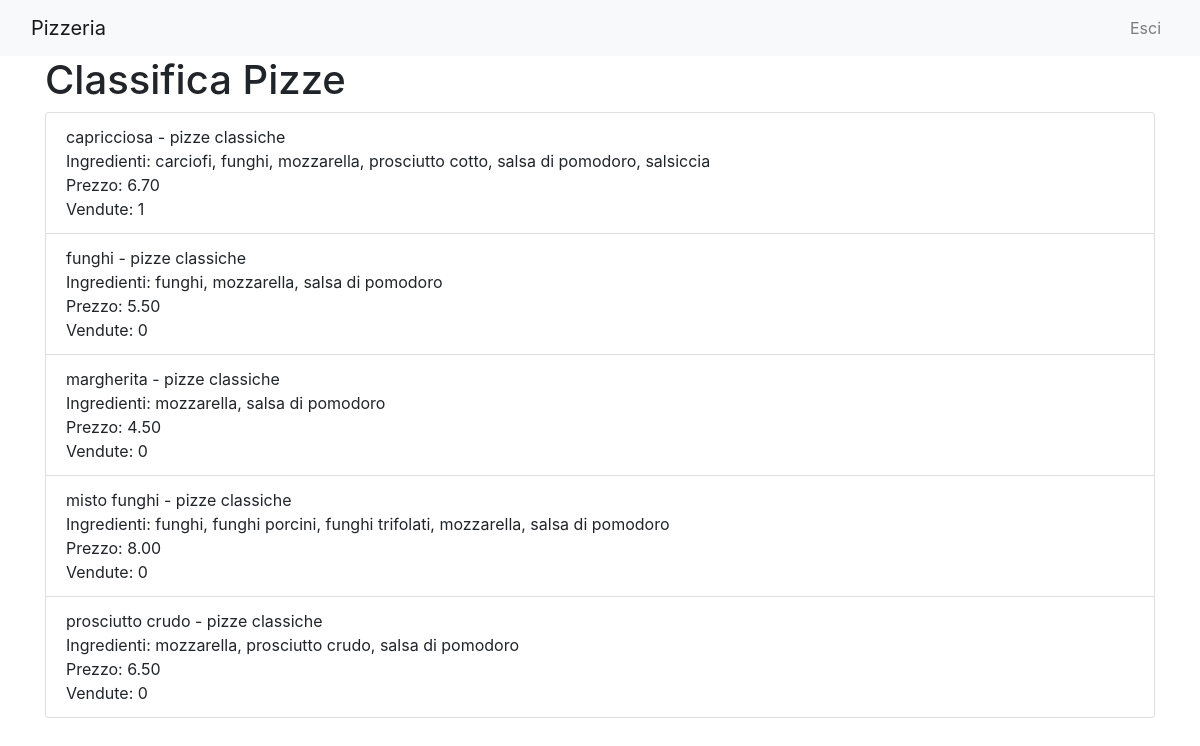
The app's page /Pizzeria/classifiche_pizze.php, older data.
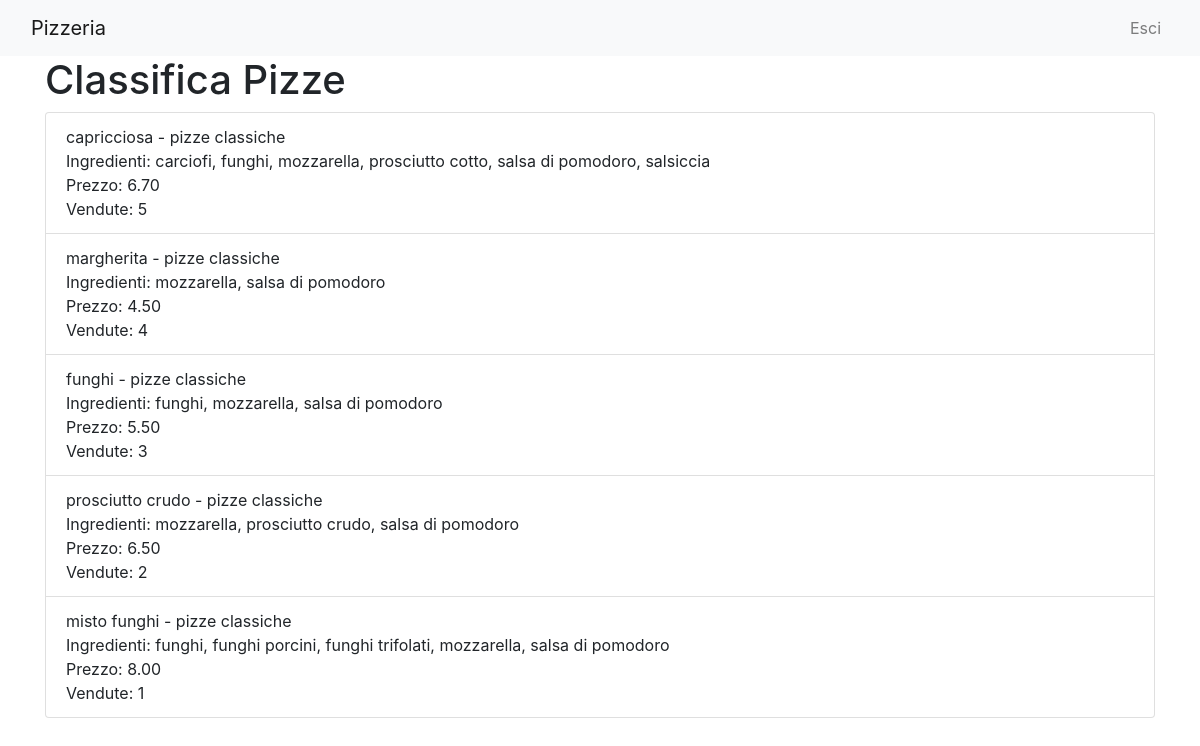
The same page, newer data.
### tables this page shows
CREATE TABLE `pizze` (
  `nome` varchar(45) NOT NULL,
  `prezzo` decimal(4,2) NOT NULL,
  `nomeTipo` varchar(45) NOT NULL,
  `vendute` int(10) UNSIGNED NOT NULL DEFAULT 0
);

### Pizzeria/classifiche_pizze.php (the view, shortened to what this page needs)
<?php
include_once "html_snippets/navbar.php";
$document_root = $_SERVER['DOCUMENT_ROOT'];
$setup = json_decode(file_get_contents($document_root . '/setup.json'), true);
$servername = 'localhost';
$username = $setup['dbUserName'];
$password = $setup['dbPassword'];
$dbname = $setup['dbName'];
$conn = new mysqli($servername, $username, $password, $dbname);
$sql = "SELECT p.nome, p.prezzo, p.nomeTipo, GROUP_CONCAT(i.nome SEPARATOR ', ') AS ingredienti, p.vendute
        FROM pizze p
        INNER JOIN composizione c ON p.nome = c.nomePizza
        INNER JOIN ingredienti i ON c.nomeIngrediente = i.nome
        GROUP BY p.nome
        ORDER BY p.vendute DESC";
$result = $conn->query($sql);
?>
<!DOCTYPE html>
<html lang="en">
<head>
    <link href="https://stackpath.bootstrapcdn.com/bootstrap/4.5.2/css/bootstrap.min.css" rel="stylesheet">
</head>
<body>
    <div class="container">
        <h1>Classifica Pizze</h1>
        <ul class="list-group">
            <?php
            if ($result->num_rows > 0) {
                while($row = $result->fetch_assoc()) {
                    echo '<li class="list-group-item">';
                    echo $row['nome'] . ' - ' . $row['nomeTipo'];
                    echo '<br>Ingredienti: ' . $row['ingredienti'];
                    echo '<br>Prezzo: ' . $row['prezzo'];
                    echo '<br>Vendute: ' . $row['vendute'];
                    echo '</li>';
                }
            } else {
                echo "Non ci sono pizze";
            }
            ?>
        </ul>
    </div>
</body>
</html>

Row changes from the older to the newer data that the page shows:
changed pizze "capricciosa": vendute "1" → "5"
changed pizze "margherita": vendute "0" → "4"; moves up the list
changed pizze "funghi": vendute "0" → "3"
changed pizze "prosciutto crudo": vendute "0" → "2"; moves up the list
changed pizze "misto funghi": vendute "0" → "1"
